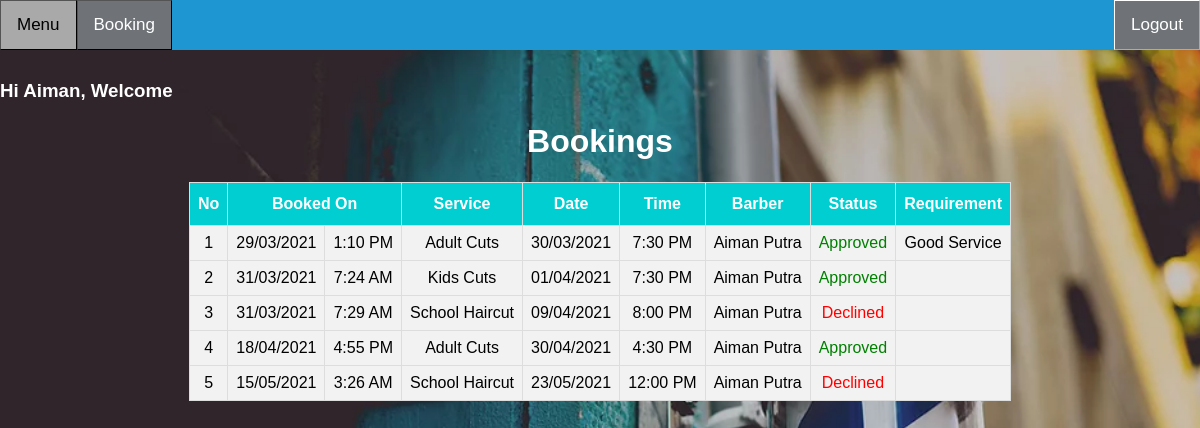
The app's page /Staff/booking.php (signed in) with its own data.
### tables this page shows
CREATE TABLE IF NOT EXISTS `booking` (
  `id` int(4) NOT NULL AUTO_INCREMENT,
  `cusID` varchar(20) NOT NULL,
  `staffID` varchar(20) NOT NULL,
  `service` varchar(255) NOT NULL,
  `date` date NOT NULL,
  `time` time NOT NULL,
  `logDT` datetime NOT NULL,
  `review` varchar(255) NOT NULL,
  `approve` int(1) NOT NULL,
  PRIMARY KEY (`id`)
);

### Staff/booking.php (the view, shortened to what this page needs)
<?php
if(isset ($_SESSION["username"]))
{	include "Header.php";?>
<!DOCTYPE html>
<html>
<body>
	<h1 align="center"> Bookings</h1>
<?php
	$staff = $_SESSION["username"];
	$queryResult = mysqli_query($link, "SELECT name FROM users WHERE username = '$staff'");
	$row= mysqli_fetch_array($queryResult, MYSQLI_BOTH);
	$user = $row['name'];
	$queryGet = "select * from booking WHERE staffID = '".$user."' ORDER BY date ASC, time ASC";
	$resultGet = mysqli_query($link,$queryGet);
	if(!$resultGet)
	{
		die ("Invalid Query - get Items List: ". mysqli_error($link));
	}
	else
	{?>
	<table id="table" border="1" align="center">
		<tr>
			<th>No</th>
			<th colspan="2">Booked On</th>
			<th>Service</th>
			<th>Date</th>
			<th>Time</th>
			<th>Barber</th>
			<th>Status</th>
			<th>Requirement</th>
		</tr>
		<form>
<?php	$no=1;
		while($row= mysqli_fetch_array($resultGet, MYSQLI_BOTH))
		{
			$tmp = $row['logDT'];
            $Dtime = new DateTime($tmp);
			$date = $Dtime->format('d/m/Y');
			$time = $Dtime->format('g:i A');
		?>
		<tr>
			<form action="List.php" method="POST">
			<td><?php echo $no;?></td>
			<td><?php echo $date;?></td>
			<td><?php echo $time;?></td>
			<td><?php
				if($row['service']=="adult")	echo "Adult Cuts";
				if($row['service']=="school")	echo "School Haircut";
				if($row['service']=="kids")	echo "Kids Cuts";
			?></td>
			<td><?php
				$rDate = new DateTime($row['date']);
				echo $rDate->format('d/m/Y');?>
			</td>
			<td><?php
				$rTime = new DateTime($row['time']);
				echo $rTime->format('g:i A');?>
			</td>
			<td><?php echo $row['staffID']; ?></td>
			<td><?php
			if($row['approve']=="0")	echo "<p style='color: #ff8d00;'>Pending</p>";
			else if($row['approve']=="2")	echo "<p style='color: red;'>Declined</p>";
			else	echo "<p style='color: green;'>Approved</p>"?></td>
			<td><?php echo $row['review'];?></td>
			</form>
			</tr>
			<?php	$no++;	}?>
	</table>
<?php
	}
}
else	{
	echo "No session exists or session has expired. Please log in again ";
	echo "Page will be redirect in 5 seconds";
	header('Refresh: 5; ../Auth/Login.php');
}
?>
</body>
</html>

### css/topNav.css (style rules this page uses)
* { box-sizing: border-box; }
body { margin: 0; font-family: Arial, Helvetica, sans-serif; background-image: url("bc.webp"); background-position: center; background-size: cover; background-attachment: fixed; position:absolute; top:10%; max-width: -webkit-fill-available; right: 0px; left: 0px; }
h1, h2 { text-align:center; color:white; }
#table { font-family: "Trebuchet MS", Arial, Helvetica, sans-serif; border-collapse: collapse; margin-bottom : 50px; }
#table td, #table th { border: 1px solid #ddd; padding: 8px; text-align: center; max-width: auto; }
#table tr { background-color: #f2f2f2; }
#table th { padding-top: 12px; padding-bottom: 12px; text-align: center; background-color: #00CED1; color: white; max-width: auto; background-position: center; }

### records on screen
booking: logDT "29/03/2021", logDT "1:10 PM", service "Adult Cuts", date "30/03/2021", time "7:30 PM", staffID "Aiman Putra", approve "Approved", review "Good Service"
booking: logDT "31/03/2021", logDT "7:24 AM", service "Kids Cuts", date "01/04/2021", time "7:30 PM", staffID "Aiman Putra", approve "Approved"
booking: logDT "31/03/2021", logDT "7:29 AM", service "School Haircut", date "09/04/2021", time "8:00 PM", staffID "Aiman Putra", approve "Declined"
booking: logDT "18/04/2021", logDT "4:55 PM", service "Adult Cuts", date "30/04/2021", time "4:30 PM", staffID "Aiman Putra", approve "Approved"
booking: logDT "15/05/2021", logDT "3:26 AM", service "School Haircut", date "23/05/2021", time "12:00 PM", staffID "Aiman Putra", approve "Declined"

### other values on screen
$_SESSION["username"] "Aiman"
